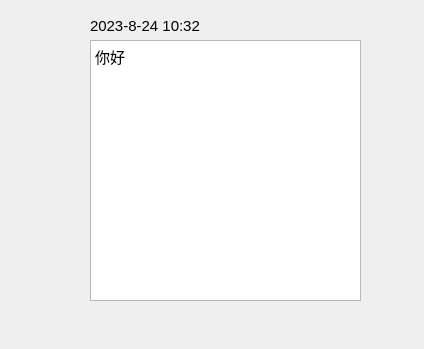
<?xml version="1.0" encoding="UTF-8"?>
<ui version="4.0">
 <class>message</class>
 <widget class="QWidget" name="message">
  <property name="geometry">
   <rect>
    <x>0</x>
    <y>0</y>
    <width>424</width>
    <height>349</height>
   </rect>
  </property>
  <property name="sizePolicy">
   <sizepolicy hsizetype="Fixed" vsizetype="Fixed">
    <horstretch>0</horstretch>
    <verstretch>0</verstretch>
   </sizepolicy>
  </property>
  <property name="minimumSize">
   <size>
    <width>300</width>
    <height>100</height>
   </size>
  </property>
  <property name="windowTitle">
   <string>Form</string>
  </property>
  <widget class="QTextEdit" name="info">
   <property name="geometry">
    <rect>
     <x>90</x>
     <y>40</y>
     <width>271</width>
     <height>261</height>
    </rect>
   </property>
   <property name="sizePolicy">
    <sizepolicy hsizetype="Expanding" vsizetype="Expanding">
     <horstretch>0</horstretch>
     <verstretch>0</verstretch>
    </sizepolicy>
   </property>
   <property name="minimumSize">
    <size>
     <width>200</width>
     <height>80</height>
    </size>
   </property>
   <property name="font">
    <font>
     <pointsize>17</pointsize>
    </font>
   </property>
   <property name="readOnly">
    <bool>true</bool>
   </property>
   <property name="html">
    <string>&lt;!DOCTYPE HTML PUBLIC &quot;-//W3C//DTD HTML 4.0//EN&quot; &quot;http://www.w3.org/TR/REC-html40/strict.dtd&quot;&gt;
&lt;html&gt;&lt;head&gt;&lt;meta name=&quot;qrichtext&quot; content=&quot;1&quot; /&gt;&lt;style type=&quot;text/css&quot;&gt;
p, li { white-space: pre-wrap; }
&lt;/style&gt;&lt;/head&gt;&lt;body style=&quot; font-family:'Ubuntu'; font-size:17pt; font-weight:400; font-style:normal;&quot;&gt;
&lt;p style=&quot; margin-top:0px; margin-bottom:0px; margin-left:0px; margin-right:0px; -qt-block-indent:0; text-indent:0px;&quot;&gt;&lt;span style=&quot; font-size:11pt;&quot;&gt;你好&lt;/span&gt;&lt;/p&gt;&lt;/body&gt;&lt;/html&gt;</string>
   </property>
  </widget>
  <widget class="QLabel" name="headImg">
   <property name="geometry">
    <rect>
     <x>10</x>
     <y>20</y>
     <width>60</width>
     <height>60</height>
    </rect>
   </property>
   <property name="minimumSize">
    <size>
     <width>60</width>
     <height>60</height>
    </size>
   </property>
   <property name="maximumSize">
    <size>
     <width>60</width>
     <height>60</height>
    </size>
   </property>
   <property name="text">
    <string/>
   </property>
   <property name="pixmap">
    <pixmap>:/pic/my_pic.jpg</pixmap>
   </property>
   <property name="scaledContents">
    <bool>false</bool>
   </property>
   <property name="alignment">
    <set>Qt::AlignCenter</set>
   </property>
   <property name="wordWrap">
    <bool>false</bool>
   </property>
   <property name="openExternalLinks">
    <bool>false</bool>
   </property>
  </widget>
  <widget class="QLabel" name="time">
   <property name="geometry">
    <rect>
     <x>90</x>
     <y>10</y>
     <width>131</width>
     <height>31</height>
    </rect>
   </property>
   <property name="font">
    <font>
     <pointsize>11</pointsize>
    </font>
   </property>
   <property name="text">
    <string>2023-8-24 10:32</string>
   </property>
  </widget>
  <widget class="QLabel" name="sendImg">
   <property name="geometry">
    <rect>
     <x>90</x>
     <y>40</y>
     <width>271</width>
     <height>190</height>
    </rect>
   </property>
   <property name="minimumSize">
    <size>
     <width>0</width>
     <height>190</height>
    </size>
   </property>
   <property name="maximumSize">
    <size>
     <width>16777215</width>
     <height>190</height>
    </size>
   </property>
   <property name="text">
    <string/>
   </property>
  </widget>
 </widget>
 <resources/>
 <connections/>
</ui>
